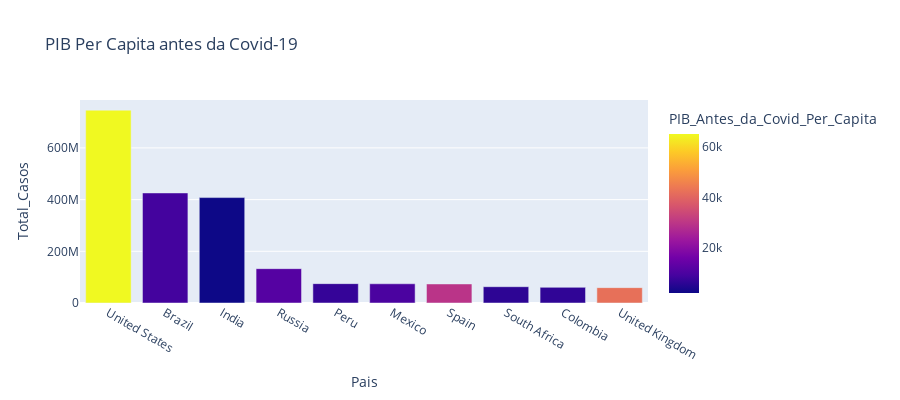

The code cell stored with this chart in its notebook:
### Markdown cell above
<b>Analsando os impactos da Covid-19 na Economia</b>

### Code cell
#Analisando os impactos da Covid-19 na Economia
fig = px.bar(top_10_paises, x='Pais', y='Total_Casos',
             hover_data=['Populacao', 'Total_Mortes'], 
             color='PIB_Antes_da_Covid_Per_Capita', height=400, 
             title="PIB Per Capita antes da Covid-19")
fig.show()

### Figure 1 — Plotly figure (JSON) as saved in the notebook; plotly's stock layout.template omitted (floating-point values rounded to 4 significant figures)
{"data": [{"alignmentgroup": "True", "customdata": [[19.62, 26477574], [19.17, 14340567], [21.05, 7247327], [18.8, 2131571], [17.31, 3020038], [18.67, 7295850], [17.66, 5510624], [17.9, 1357682], [17.75, 1936134], [18.03, 7249573]], "hovertemplate": "Pais=%{x}<br>Total_Casos=%{y}<br>Populacao=%{customdata[0]}<br>Total_Mortes=%{customdata[1]}<br>PIB_Antes_da_Covid_Per_Capita=%{marker.color}<extra></extra>", "legendgroup": "", "marker": {"color": [65280.0, 8897.0, 2101.0, 11500.0, 7028.0, 9946.0, 29560.0, 6001.0, 6425.0, 42350.0], "coloraxis": "coloraxis", "pattern": {"shape": ""}}, "name": "", "offsetgroup": "", "orientation": "v", "showlegend": false, "textposition": "auto", "type": "bar", "x": ["United States", "Brazil", "India", "Russia", "Peru", "Mexico", "Spain", "South Africa", "Colombia", "United Kingdom"], "xaxis": "x", "y": [746014098, 425704517, 407771615, 132888951, 74882695, 74347548, 73717676, 63027659, 60543682, 59475032], "yaxis": "y"}], "layout": {"barmode": "relative", "coloraxis": {"colorbar": {"title": {"text": "PIB_Antes_da_Covid_Per_Capita"}}, "colorscale": [[0, "#0d0887"], [0.1111, "#46039f"], [0.2222, "#7201a8"], [0.3333, "#9c179e"], [0.4444, "#bd3786"], [0.5556, "#d8576b"], [0.6667, "#ed7953"], [0.7778, "#fb9f3a"], [0.8889, "#fdca26"], [1, "#f0f921"]]}, "height": 400, "legend": {"tracegroupgap": 0}, "title": {"text": "PIB Per Capita antes da Covid-19"}, "xaxis": {"anchor": "y", "domain": [0, 1], "title": {"text": "Pais"}}, "yaxis": {"anchor": "x", "domain": [0, 1], "title": {"text": "Total_Casos"}}}}
